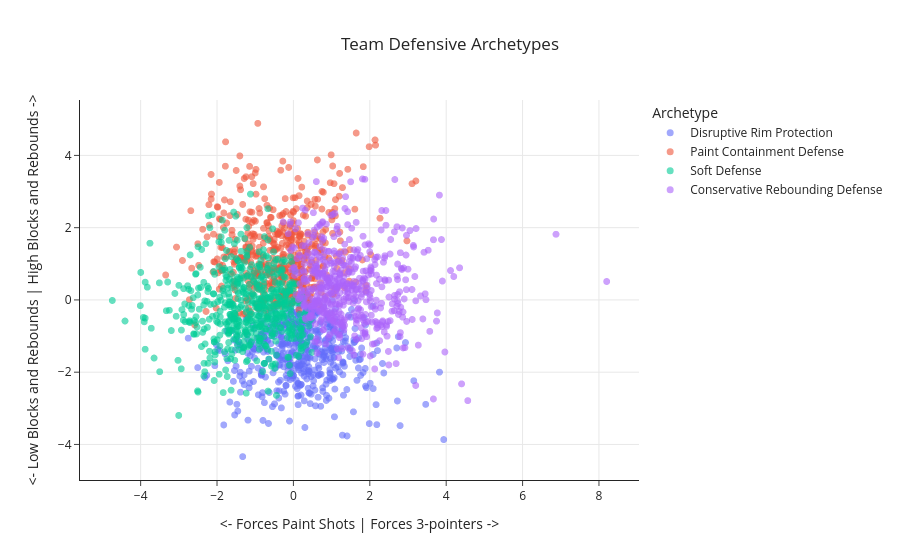

Here is the notebook cell this chart was saved with:
### Code cell
plot_archetypes(rank,x_col='d_style_x',y_col='d_style_y',color_col='defense_arch_name',hover_cols=['teamMarket','competitionName'],x_title='<- Forces Paint Shots | Forces 3-pointers ->',y_title='<- Low Blocks and Rebounds | High Blocks and Rebounds ->',title='Team Defensive Archetypes')

### Figure 1 — Plotly figure (JSON) as saved in the notebook; plotly's stock layout.template omitted (floating-point values rounded to 4 significant figures; data arrays with more than 128 entries replaced by an {"elided": "..."} marker saying what was removed)
{"data": [{"customdata": {"elided": "521x2 str values"}, "hovertemplate": "defense_arch_name=Disruptive Rim Protection<br>d_style_x=%{x}<br>d_style_y=%{y}<br>teamMarket=%{customdata[0]}<br>competitionName=%{customdata[1]}<extra></extra>", "legendgroup": "Disruptive Rim Protection", "marker": {"color": "#636efa", "opacity": 0.6, "size": 7, "symbol": "circle"}, "mode": "markers", "name": "Disruptive Rim Protection", "showlegend": true, "type": "scattergl", "x": {"elided": "521 float values"}, "xaxis": "x", "y": {"elided": "521 float values"}, "yaxis": "y"}, {"customdata": {"elided": "531x2 str values"}, "hovertemplate": "defense_arch_name=Paint Containment Defense<br>d_style_x=%{x}<br>d_style_y=%{y}<br>teamMarket=%{customdata[0]}<br>competitionName=%{customdata[1]}<extra></extra>", "legendgroup": "Paint Containment Defense", "marker": {"color": "#EF553B", "opacity": 0.6, "size": 7, "symbol": "circle"}, "mode": "markers", "name": "Paint Containment Defense", "showlegend": true, "type": "scattergl", "x": {"elided": "531 float values"}, "xaxis": "x", "y": {"elided": "531 float values"}, "yaxis": "y"}, {"customdata": {"elided": "576x2 str values"}, "hovertemplate": "defense_arch_name=Soft Defense<br>d_style_x=%{x}<br>d_style_y=%{y}<br>teamMarket=%{customdata[0]}<br>competitionName=%{customdata[1]}<extra></extra>", "legendgroup": "Soft Defense", "marker": {"color": "#00cc96", "opacity": 0.6, "size": 7, "symbol": "circle"}, "mode": "markers", "name": "Soft Defense", "showlegend": true, "type": "scattergl", "x": {"elided": "576 float values"}, "xaxis": "x", "y": {"elided": "576 float values"}, "yaxis": "y"}, {"customdata": {"elided": "531x2 str values"}, "hovertemplate": "defense_arch_name=Conservative Rebounding Defense<br>d_style_x=%{x}<br>d_style_y=%{y}<br>teamMarket=%{customdata[0]}<br>competitionName=%{customdata[1]}<extra></extra>", "legendgroup": "Conservative Rebounding Defense", "marker": {"color": "#ab63fa", "opacity": 0.6, "size": 7, "symbol": "circle"}, "mode": "markers", "name": "Conservative Rebounding Defense", "showlegend": true, "type": "scattergl", "x": {"elided": "531 float values"}, "xaxis": "x", "y": {"elided": "531 float values"}, "yaxis": "y"}], "layout": {"legend": {"title": {"text": "Archetype"}, "tracegroupgap": 0}, "shapes": [{"line": {"color": "gray", "dash": "dash"}, "type": "line", "x0": 0, "x1": 1, "xref": "x domain", "y0": 0, "y1": 0, "yref": "y"}, {"line": {"color": "gray", "dash": "dash"}, "type": "line", "x0": 0, "x1": 0, "xref": "x", "y0": 0, "y1": 1, "yref": "y domain"}], "title": {"text": "Team Defensive Archetypes", "x": 0.5}, "xaxis": {"anchor": "y", "domain": [0, 1], "gridwidth": 1, "showgrid": true, "title": {"text": "<- Forces Paint Shots | Forces 3-pointers ->"}}, "yaxis": {"anchor": "x", "domain": [0, 1], "gridwidth": 1, "showgrid": true, "title": {"text": "<- Low Blocks and Rebounds | High Blocks and Rebounds ->"}}}}
